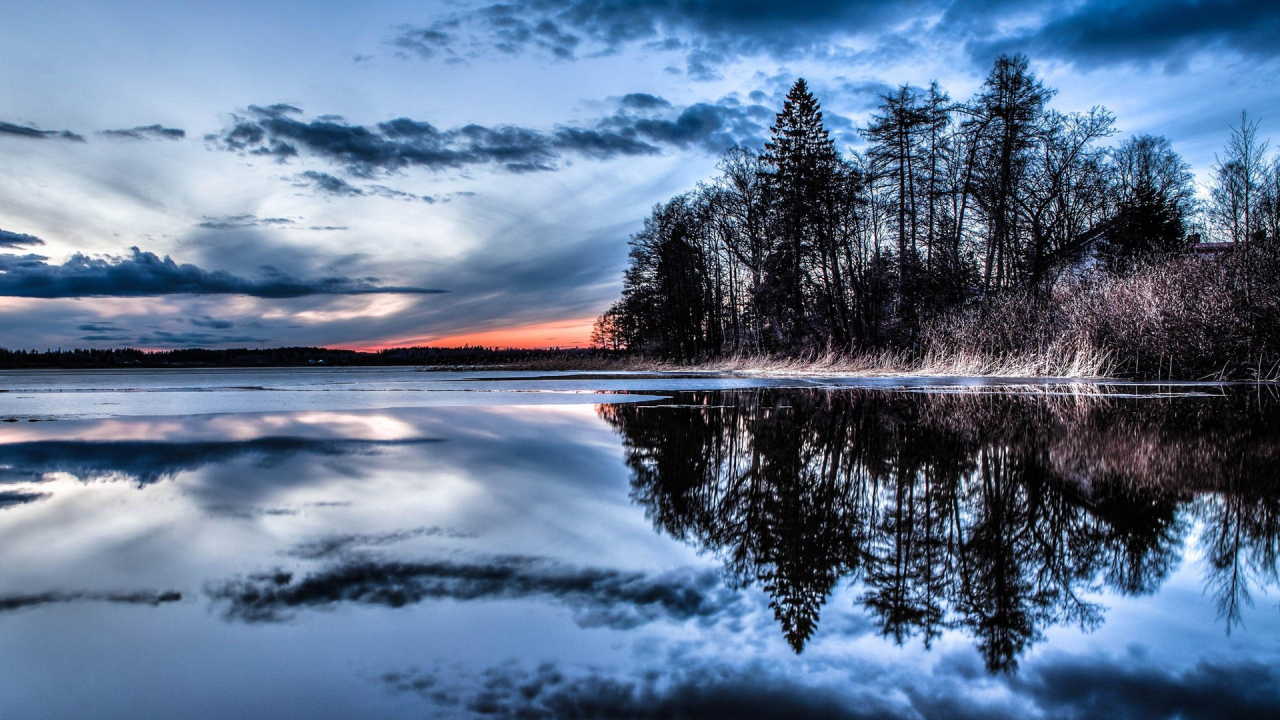
#> input picture mani2.jpg, 3840 x 2160 px (shown at 1/3 size)
$ jupyter execute Changing_the_Shape_of_Images.ipynb
#> lines starting #> are read from the running program, lines starting #| are printed output that depends on the picture
[cell 1]
import cv2
import matplotlib.pyplot as plt

# Load image
img = cv2.imread("mani2.jpg")
#> img is the input picture: shape (2160, 3840, 3); mean B, G, R 144.4, 116.6, 96.1
img = cv2.cvtColor(img, cv2.COLOR_BGR2RGB)

# Resize image
resized = cv2.resize(img, (300, 300))
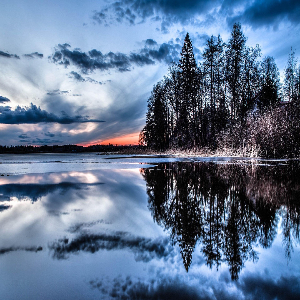
#> resized: shape (300, 300, 3); mean R, G, B 96, 116.5, 144.4

# Show both images
plt.figure(figsize=(8,4))

plt.subplot(1,2,1)
plt.imshow(img)
plt.title("Original Image")

plt.subplot(1,2,2)
plt.imshow(resized)
plt.title("Resized Image")

plt.show()
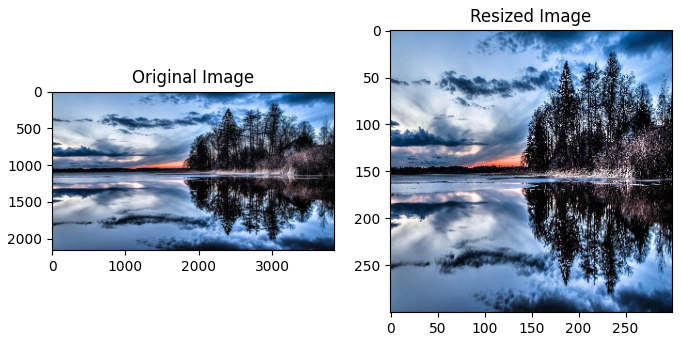
#> figure drawn by matplotlib, 2 panels

# Print shapes (important for viva)
print("Original Shape:", img.shape)
#| Original Shape: (2160, 3840, 3)
print("Resized Shape:", resized.shape)
#| Resized Shape: (300, 300, 3)

$ run again, with WhatsApp Image 2026-06-22 at 9.25.29 PM.jpeg copied over mani2.jpg
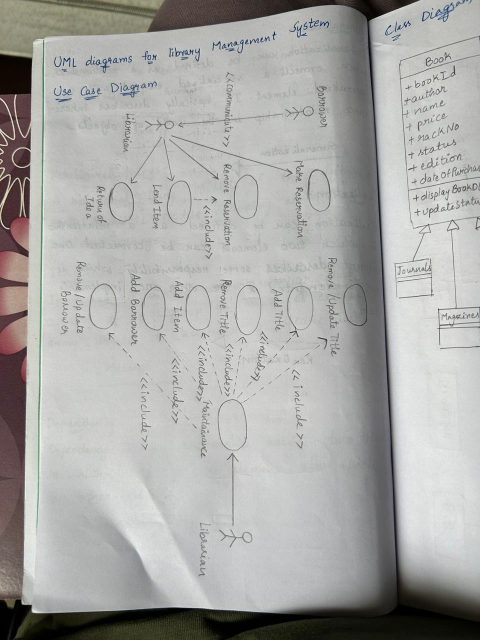
#> input picture WhatsApp Image 2026-06-22 at 9.25.29 PM.jpeg, 960 x 1280 px (shown at 1/2 size)
#> img is the input picture: shape (1280, 960, 3); mean B, G, R 166.1, 168.4, 168.8
#> `resized = cv2.resize(img, (300, 300))`:
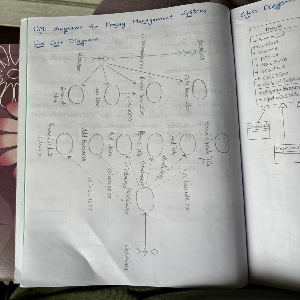
#> resized: shape (300, 300, 3); mean R, G, B 168.6, 168.2, 166
#> `plt.show()`:
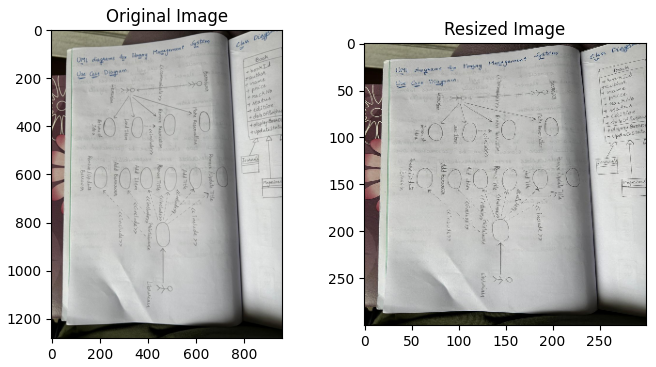
#> figure drawn by matplotlib, 2 panels
#| Original Shape: (1280, 960, 3)
#| Resized Shape: (300, 300, 3)
